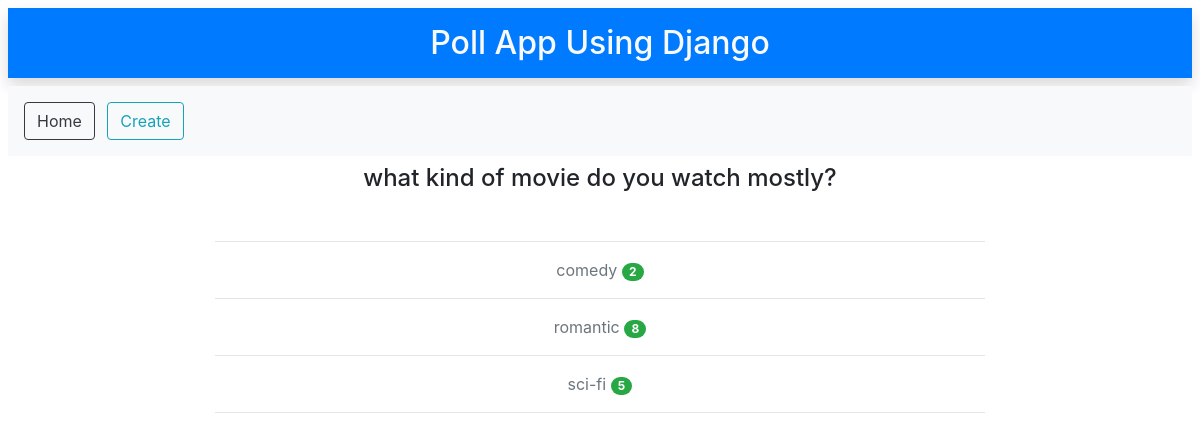
The page /result/2 on the database as committed earlier.
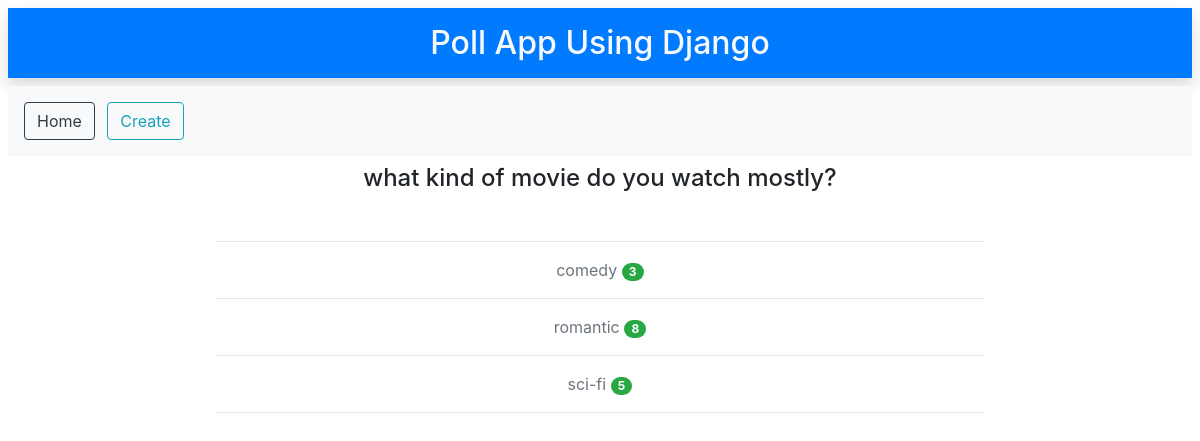
The same page on the database as committed later.
### poll/models.py (models this page shows, shortened)
class Poll( models.Model ):
    question = models.TextField()
    option_1 = models.CharField( max_length=100, help_text='option 1' )
    option_2 = models.CharField( max_length=100, help_text='option 2' )
    option_3 = models.CharField( max_length=100, help_text='option 3' )
    option_1_counter = models.IntegerField( default=0, help_text='counter for option 1' )
    option_2_counter = models.IntegerField( default=0, help_text='counter for option 2' )
    option_3_counter = models.IntegerField( default=0, help_text='counter for option 3' )

### poll/views.py (the view)
# urls.py: path( 'result/<int:poll_id>', result, name='result' ),
def result(request, poll_id):
    poll = Poll.objects.filter( id=poll_id ).first()
    if poll is None:
        return redirect( 'poll:home' )
    context = {'title': 'result | PollApp', 'poll': poll}
    return render( request, 'poll/result.html', context )

### poll/templates/poll/result.html (shortened to what this page needs)
{% extends 'shared/_MainLayout.html' %}
{% block content %}
    <div class="col-md-8 offset-md-2">
        <h4 class="text-center">{{ poll.question }}</h4>
        <br>
        <hr>
        <p class="text-center text-secondary">{{ poll.option_1 }}
            <span class="badge badge-pill badge-success">{{ poll.option_1_counter }}</span>
        </p>
        <hr>
        <p class="text-center text-secondary">{{ poll.option_2 }}
            <span class="badge badge-pill badge-success">{{ poll.option_2_counter }}</span>
        </p>
        <hr>
        <p class="text-center text-secondary">{{ poll.option_3 }}
            <span class="badge badge-pill badge-success">{{ poll.option_3_counter }}</span>
        </p>
        <hr>
    </div>
{% endblock %}

Rows that differ between the two databases and show on the page:
changed Poll "what kind of movie do you watch mostly?": option_1_counter "2" → "3"
